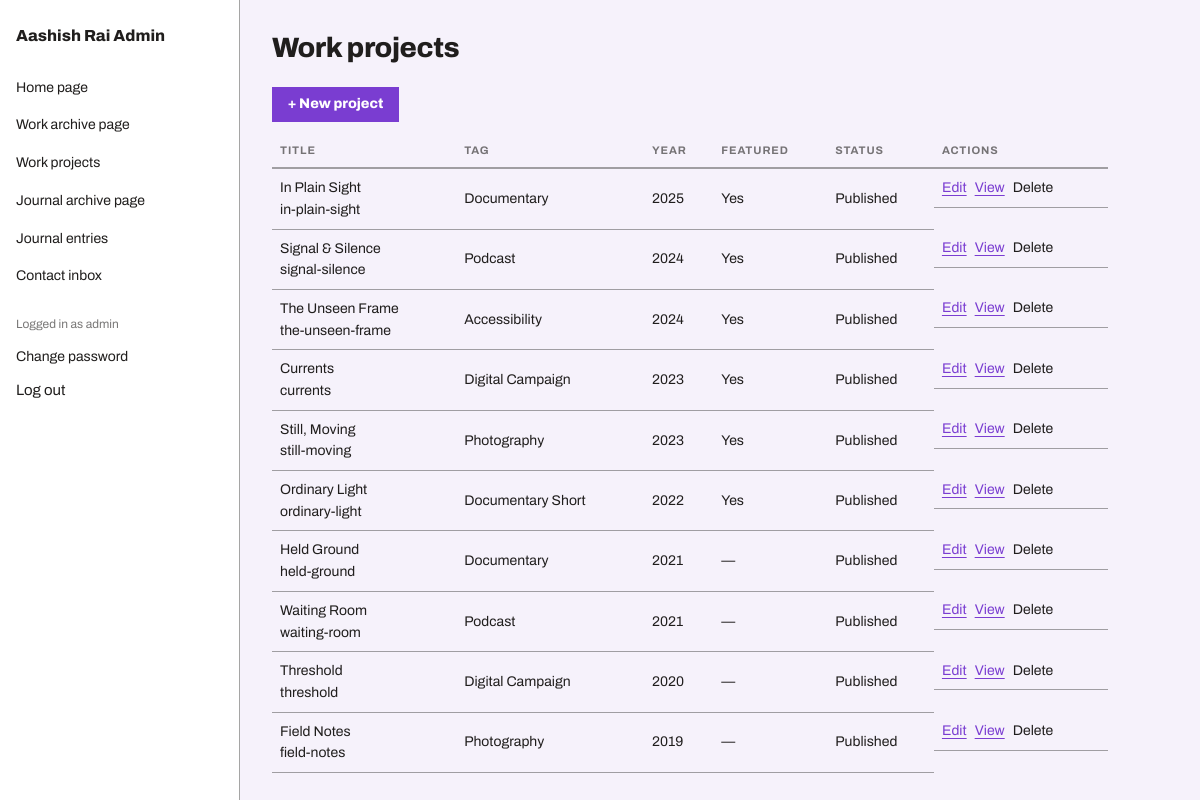
Page /admin/work-projects.php (signed in) on the committed database.
### tables this page shows
CREATE TABLE work_projects (
  id INT UNSIGNED PRIMARY KEY AUTO_INCREMENT,
  slug VARCHAR(191) NOT NULL UNIQUE,
  title VARCHAR(160) NOT NULL,
  tag VARCHAR(64) NOT NULL,
  year VARCHAR(8) NOT NULL,
  card_image_path VARCHAR(255) NULL,
  card_placeholder_text VARCHAR(160) NOT NULL,
  lead TEXT NOT NULL,
  hero_image_path VARCHAR(255) NULL,
  hero_placeholder_text VARCHAR(160) NOT NULL,
  synopsis_heading VARCHAR(120) NOT NULL DEFAULT 'Synopsis',
  synopsis_paragraphs JSON NOT NULL,
  credits JSON NOT NULL,
  tags JSON NOT NULL,
  stills_eyebrow VARCHAR(64) NOT NULL DEFAULT 'Stills',
  stills_heading VARCHAR(120) NOT NULL DEFAULT 'From the field.',
  stills JSON NOT NULL,
  is_featured TINYINT(1) NOT NULL DEFAULT 0,
  featured_sort_order INT NOT NULL DEFAULT 0,
  archive_sort_order INT NOT NULL DEFAULT 0,
  status ENUM('published','draft') NOT NULL DEFAULT 'published',
  created_at TIMESTAMP NOT NULL DEFAULT CURRENT_TIMESTAMP,
  updated_at TIMESTAMP NOT NULL DEFAULT CURRENT_TIMESTAMP ON UPDATE CURRENT_TIMESTAMP,
  INDEX idx_featured (status, is_featured, featured_sort_order),
  INDEX idx_archive (status, archive_sort_order)
);

### includes/functions.php (called while the page is built)
<?php
function asset_url(string $path): string
{
    return '/assets/' . ltrim($path, '/');
}
function e(string $value): string
{
    return htmlspecialchars($value, ENT_QUOTES, 'UTF-8');
}

### config/database.php (called while the page is built, shortened)
<?php
function get_db(): PDO
{
    static $pdo = null;
    if ($pdo instanceof PDO) {
        return $pdo;
    }
    $host = getenv('DB_HOST') ?: 'localhost';
    $name = getenv('DB_NAME') ?: '';
    $user = getenv('DB_USER') ?: '';
    $pass = getenv('DB_PASS') ?: '';
    $dsn = "mysql:host={$host};dbname={$name};charset=utf8mb4";
    try {
        $pdo = new PDO($dsn, $user, $pass, [
            PDO::ATTR_ERRMODE => PDO::ERRMODE_EXCEPTION,
            PDO::ATTR_DEFAULT_FETCH_MODE => PDO::FETCH_ASSOC,
            PDO::ATTR_EMULATE_PREPARES => false,
        ]);
    } catch (PDOException $e) {
        if (APP_ENV !== 'production') {
            throw $e;
        }
        error_log('Database connection failed: ' . $e->getMessage());
        die('Something went wrong. Please try again later.');
    }
    return $pdo;
}

### admin/includes/auth.php (called while the page is built, shortened)
<?php
function current_admin(): ?array
{
    $stmt = get_db()->prepare('SELECT id, username FROM admin_users WHERE id = ?');
    $stmt->execute([$_SESSION['admin_user_id']]);
    $user = $stmt->fetch();
    return $user === false ? null : $user;
}
function require_login(): array
{
    $user = current_admin();
    return $user;
}

### admin/work-projects.php (the view, shortened to what this page needs)
<?php
require_once __DIR__ . '/includes/auth.php';
$adminUser = require_login();
$projects = get_db()->query(
    'SELECT id, slug, title, tag, year, is_featured, status FROM work_projects ORDER BY archive_sort_order DESC'
)->fetchAll();
require __DIR__ . '/includes/header.php';
?>
<h1>Work projects</h1>
<p><a href="/admin/work-project-edit.php" class="btn btn-primary">+ New project</a></p>
<div class="admin-table-wrap">
<table class="table">
<thead><tr><th>Title</th><th>Tag</th><th>Year</th><th>Featured</th><th>Status</th><th>Actions</th></tr></thead>
<tbody>
<?php foreach ($projects as $project): ?>
<tr>
<td><?= e($project['title']) ?><br><span class="help-text"><?= e($project['slug']) ?></span></td>
<td><?= e($project['tag']) ?></td>
<td><?= e($project['year']) ?></td>
<td><?= $project['is_featured'] ? 'Yes' : '—' ?></td>
<td><?= e(ucfirst($project['status'])) ?></td>
<td class="admin-table-actions">
<a href="/admin/work-project-edit.php?id=<?= (int) $project['id'] ?>">Edit</a>
<a href="/work-detail.php?slug=<?= urlencode($project['slug']) ?>" target="_blank" rel="noopener">View</a>
<form method="post" action="/admin/work-project-delete.php" data-confirm="Delete &quot;<?= e($project['title']) ?>&quot;? This can't be undone.">
<button type="submit" class="admin-link-button">Delete</button>
</form>
</td>
</tr>
<?php endforeach; ?>
</tbody>
</table>
</div>
<?php require __DIR__ . '/includes/footer.php'; ?>

### admin/includes/header.php (shortened to what this page needs)
<!DOCTYPE html>
<html lang="en">
<head>
<link rel="stylesheet" href="<?= asset_url('css/style.css') ?>">
<link rel="stylesheet" href="<?= asset_url('css/admin.css') ?>">
</head>
<body class="admin-body">
<div class="admin-shell">
<nav class="admin-sidebar">
<a href="/admin/index.php" class="admin-brand"><?= e(SITE_NAME) ?> Admin</a>
<div class="admin-nav-group">
<a href="/admin/settings-home.php">Home page</a>
<a href="/admin/settings-work.php">Work archive page</a>
<a href="/admin/work-projects.php">Work projects</a>
<a href="/admin/settings-journal.php">Journal archive page</a>
<a href="/admin/journal-entries.php">Journal entries</a>
<a href="/admin/contact-submissions.php">Contact inbox</a>
</div>
<div class="admin-nav-group">
<span class="admin-nav-user">Logged in as <?= e($adminUser['username'] ?? '') ?></span>
<a href="/admin/change-password.php">Change password</a>
<form action="/admin/logout.php" method="post" class="admin-logout-form">
<button type="submit" class="admin-link-button">Log out</button>
</form>
</div>
</nav>
<main class="admin-main">

### assets/css/style.css (style rules this page uses)
:root { --color-bg: #ffffff; --color-surface: #f6f2fb; --color-text: #201e1d; --color-accent: #7a3dd1; --color-accent-2: #7a3dd1; --color-divider: color-mix(in srgb, #201e1d 40%, transparent); --color-neutral-100: #f8f4f4; --color-neutral-200: #eae7e7; --color-neutral-300: #d7d3d3; --color-neutral-400: #bab6b6; --color-neutral-500: #9b9797; --color-neutral-600: #7d7979; --color-neutral-700: #605d5d; --color-neutral-800: #444141; --color-neutral-900: #2d2b2b; --color-accent-100: #f5edfc; --color-accent-200: #e6d2f7; --color-accent-300: #cfa9ef; --color-accent-400: #af79e2; --color-accent-500: #8f52d3; --color-accent-600: #64299f; --color-accent-700: #4c1e7a; --color-accent-800: #351454; --color-accent-900: #1f0c33; --color-accent-2-100: #f5edfc; --color-accent-2-200: #e6d2f7; --color-accent-2-300: #cfa9ef; --color-accent-2-400: #af79e2; --color-accent-2-500: #8f52d3; --color-accent-2-600: #64299f; --color-accent-2-700: #4c1e7a; --color-accent-2-800: #351454; --color-accent-2-900: #1f0c33; --font-heading: "Archivo", system-ui, sans-serif; --font-heading-weight: 800; --font-body: "Archivo", system-ui, sans-serif; --space-1: 4.0px; --space-2: 8.0px; --space-3: 12.0px; --space-4: 16.0px; --space-6: 24.0px; --space-8: 32.0px; --radius-sm: 0px; --radius-md: 0px; --radius-lg: 0px; --shadow-sm: 0 1px 2px color-mix(in srgb, #2d2b2b 14%, transparent); --shadow-md: 0 3px 10px color-mix(in srgb, #2d2b2b 16%, transparent); --shadow-lg: 0 12px 32px color-mix(in srgb, #2d2b2b 22%, transparent); }
*, *::before, *::after { box-sizing: border-box; }
html { scroll-behavior: smooth; }
body { margin: 0; background: var(--color-bg); color: var(--color-text); font-family: var(--font-body); font-size: 15px; line-height: 1.55; font-weight: 400; }
h1, h2, h3, h4, h5, h6 { font-family: var(--font-heading); font-weight: var(--font-heading-weight); line-height: 1.12; letter-spacing: -0.015em; margin: 0 0 var(--space-2); }
h1 { font-size: 42px; }
p { margin: 0 0 var(--space-3); }
a { color: var(--color-accent); text-underline-offset: 3px; }
.btn { display: inline-flex; align-items: center; justify-content: center; gap: 6px; cursor: pointer; text-decoration: none; font-family: var(--font-heading); font-weight: var(--font-heading-weight); font-size: 14px; line-height: 1.2; color: var(--color-text); background: transparent; border: 1px solid transparent; padding: var(--space-2) calc(var(--space-3) * 1.2); border-radius: var(--radius-md); }
.btn-primary { background: var(--color-accent); color: var(--color-bg); }
.table { width: 100%; border-collapse: collapse; font-size: 14px; }
.table th { text-align: left; font-size: 11px; letter-spacing: 0.08em; text-transform: uppercase; color: color-mix(in srgb, var(--color-text) 60%, transparent); padding: var(--space-2); border-bottom: 2px solid var(--color-divider); }
.table td { padding: var(--space-2); border-bottom: 1px solid var(--color-divider); }

### assets/css/admin.css (style rules this page uses)
.admin-body { background: var(--color-surface); min-height: 100vh; }
.admin-shell { display: flex; min-height: 100vh; }
.admin-sidebar { width: 240px; flex-shrink: 0; background: var(--color-bg); border-right: 1px solid var(--color-divider); padding: var(--space-6) var(--space-4); display: flex; flex-direction: column; gap: var(--space-6); position: sticky; top: 0; height: 100vh; overflow-y: auto; }
.admin-brand { font-family: var(--font-heading); font-weight: var(--font-heading-weight); font-size: 16px; text-decoration: none; color: inherit; }
.admin-nav-group { display: flex; flex-direction: column; gap: var(--space-2); }
.admin-nav-group a, .admin-link-button { color: inherit; text-decoration: none; font-size: 14px; padding: var(--space-1) 0; }
.admin-nav-user { font-size: 12px; opacity: 0.6; }
.admin-link-button { background: none; border: none; cursor: pointer; font: inherit; padding: 0; text-align: left; }
.admin-logout-form { margin: 0; }
.admin-main { flex: 1; padding: var(--space-8) var(--space-8) var(--space-8) var(--space-8); max-width: 900px; }
.admin-main h1 { font-size: 28px; margin: 0 0 var(--space-6); }
.admin-table-wrap { overflow-x: auto; }
.admin-table-actions { display: flex; gap: var(--space-2); }
.admin-table-actions form { margin: 0; }

### rows in the picture
work_projects: title "In Plain Sight", slug "in-plain-sight", tag "Documentary", year "2025", is_featured "Yes", status "Published"
work_projects: title "Signal & Silence", slug "signal-silence", tag "Podcast", year "2024", is_featured "Yes", status "Published"
work_projects: title "The Unseen Frame", slug "the-unseen-frame", tag "Accessibility", year "2024", is_featured "Yes", status "Published"
work_projects: title "Currents", slug "currents", tag "Digital Campaign", year "2023", is_featured "Yes", status "Published"
work_projects: title "Still, Moving", slug "still-moving", tag "Photography", year "2023", is_featured "Yes", status "Published"
work_projects: title "Ordinary Light", slug "ordinary-light", tag "Documentary Short", year "2022", is_featured "Yes", status "Published"
work_projects: title "Held Ground", slug "held-ground", tag "Documentary", year "2021", status "Published"
work_projects: title "Waiting Room", slug "waiting-room", tag "Podcast", year "2021", status "Published"
work_projects: title "Threshold", slug "threshold", tag "Digital Campaign", year "2020", status "Published"
work_projects: title "Field Notes", slug "field-notes", tag "Photography", year "2019", status "Published"

### other values in the picture
SITE_NAME "Aashish Rai"
$adminUser['username'] "admin"
